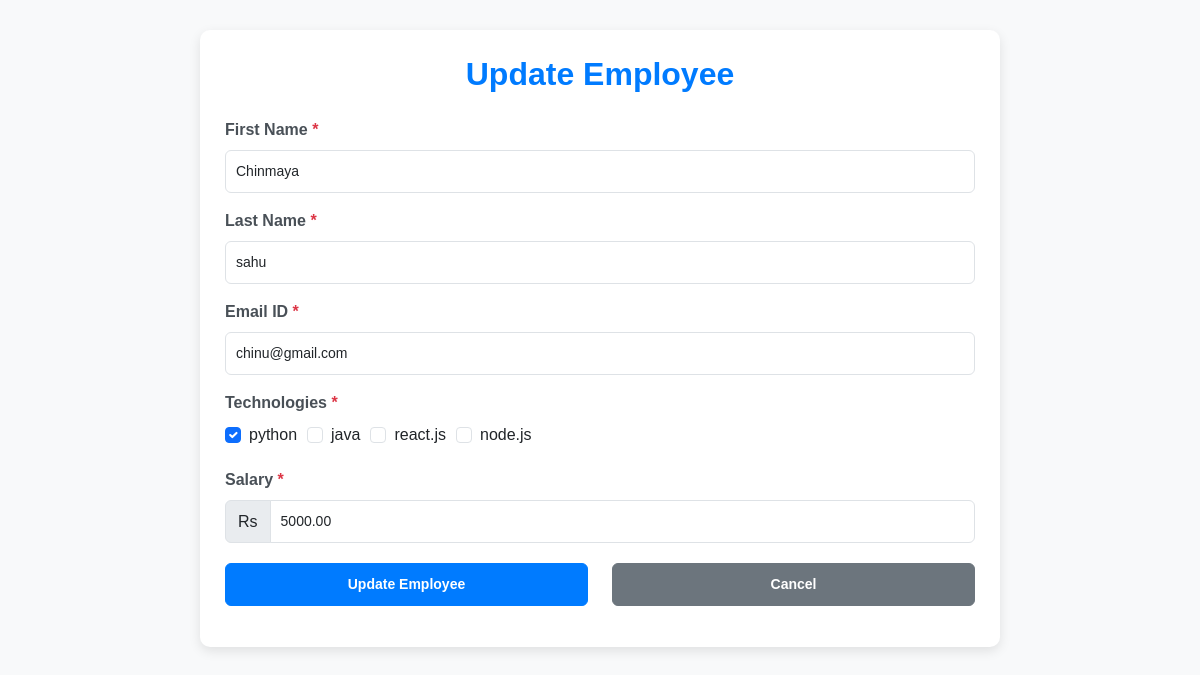
The app's page /tasks/update/1/ with its own data.
### taskapp/models.py (models this page shows, shortened)
class task(models.Model):  # Corrected model name to "Task" (follow PascalCase convention)
    first_name = models.CharField(max_length=30)
    last_name = models.CharField(max_length=30)
    mail_id = models.EmailField(max_length=100,unique=True)  # Changed to EmailField for better validation
    technology = models.ManyToManyField(Technology)  # Use ForeignKey for relationships
    salary = models.DecimalField(max_digits=10, decimal_places=2)
    updated_at = models.DateTimeField(auto_now=True)
    class Meta:
        ordering = ['-id']

class Technology(models.Model):  # Corrected model name to "Technology" (follow PascalCase convention)
    name = models.CharField(max_length=50)  # Added max_length to CharField (required)

### taskapp/views.py (the view)
# urls.py: path('tasks/update/<int:task_id>/',views.update_records,name='update'),
def update_records(request, task_id):
    task_instance = get_object_or_404(task, id=task_id)
    technologies = Technology.objects.all()
    if request.method == 'POST':
        first_name = request.POST['first_name'].strip()
        last_name = request.POST['last_name'].strip()
        mail_id = request.POST['mail_id'].strip()
        salary = float(request.POST['salary'].strip())
        selected_technologies = request.POST.getlist('technologies')  # Get selected technologies from the form
        errors = {}
        if not first_name:
            errors['first_name'] = "First name is required."
        elif len(first_name) < 3:
            errors['first_name'] = "First name must be at least 3 characters long."
        elif len(first_name) > 15:
            errors['first_name'] = "First name must be at most 15 characters long."
        elif not re.match(r'^[^\d\s][^\d]*$', first_name):
            errors['first_name'] = "First name must not contain numbers or start with a space."
        elif '  ' in first_name:  # Check for consecutive spaces
            errors['first_name'] = "First name must not contain consecutive spaces."
        if not last_name:
            errors['last_name'] = "Last name is required."
        elif len(last_name) < 3:
            errors['last_name'] = "Last name must be at least 3 characters long."
        elif len(last_name) > 15:
            errors['last_name'] = "Last name must be at most 15 characters long."
        elif not re.match(r'^[^\d\s][^\d]*$', last_name):
            errors['last_name'] = "First name must not contain numbers or start with a space."
        elif '  ' in last_name:  # Check for consecutive spaces
            errors['last_name'] = "Last name must not contain consecutive spaces."
        if not salary:
            errors['salary'] = "Salary is required."
        elif salary>9999999:
            errors['salary'] = "Salary must be less than 9999999."
        elif salary<=0:
            errors['salary'] = "Salary must be a positive number or greater then 0."
        else:
            try:
                salary = float(salary)
                if salary <= 0:
                    errors['salary'] = "Salary must be a positive number."
            except ValueError:
                errors['salary'] = "Salary must be a valid number."
        if not selected_technologies:
            errors['technologies'] = "At least one technology must be selected."
        if errors:
            return render(request, 'taskapp/update.html', {
                'task_instance': task_instance,
                'technologies': technologies,
                'selected_technologies': [int(tech) for tech in selected_technologies],  # Pass selected technologies back
                'errors': errors,
            })
        task_instance.first_name = first_name
        task_instance.last_name = last_name
        task_instance.mail_id = mail_id
        task_instance.salary = salary
        tech_objects = Technology.objects.filter(id__in=selected_technologies)
        task_instance.technology.set(tech_objects)  # Set the new technologies
        task_instance.save()
        messages.success(request, "Employee updated successfully!")
        return redirect('index')
    else:
        selected_technologies = task_instance.technology.values_list('id', flat=True)  # Get IDs of assigned technologies
    return render(request, 'taskapp/update.html', {
        'task_instance': task_instance,
        'technologies': technologies,
        'selected_technologies': selected_technologies,  # Pass selected technologies to the template
    })

### templates/taskapp/update.html (shortened to what this page needs)
 <!DOCTYPE html>
<html lang="en">
<head>
    <link rel="stylesheet" href="https://cdnjs.cloudflare.com/ajax/libs/bootstrap/5.3.0/css/bootstrap.min.css">
</head>
<body>
    <div class="container">
        <h2>Update Employee</h2>
        <form method="POST">
            <div class="mb-3">
                <label for="first_name" class="form-label">First Name <span class="text-danger">*</span></label>
                <input type="text" id="first_name" name="first_name" class="form-control" value="{{ task_instance.first_name }}" required>
            </div>
            <div class="mb-3">
                <label for="last_name" class="form-label">Last Name <span class="text-danger">*</span></label>
                <input type="text" id="last_name" name="last_name" class="form-control" value="{{ task_instance.last_name }}" required>
            </div>
            <div class="mb-3">
                <label for="mail_id" class="form-label">Email ID <span class="text-danger">*</span></label>
                <input type="email" id="mail_id" name="mail_id" class="form-control" value="{{ task_instance.mail_id }}" readonly>
            </div>
            <div class="mb-3">
                <label for="technologies" class="form-label">Technologies <span class="text-danger">*</span></label>
                <div class="checkbox-group">
                    {% for tech in technologies %}
                        <div class="form-check">
                            <input type="checkbox" class="form-check-input" name="technologies" value="{{ tech.id }}" id="tech_{{ tech.id }}"
                            {% if tech.id in selected_technologies %}checked{% endif %}>
                            <label class="form-check-label" for="tech_{{ tech.id }}">{{ tech.name }}</label>
                        </div>
                    {% endfor %}
                </div>
            </div>
            <div class="mb-3">
                <label for="salary" class="form-label">Salary <span class="text-danger">*</span></label>
                <div class="input-group">
                    <span class="input-group-text">Rs</span>
                    <input type="number" id="salary" name="salary" class="form-control" value="{{ task_instance.salary }}" required>
                </div>
            </div>
            <div class="row mb-3">
                <div class="col">
                    <button type="submit" class="btn btn-primary w-100">Update Employee</button>
                </div>
                <div class="col">
                    <a href="{% url 'index' %}" class="btn btn-secondary w-100">Cancel</a>
                </div>
            </div>
        </form>
    </div>
</body>
</html>

### templates/taskapp/update.html (style rules this page uses)
body { background-color: #f8f9fa; font-family: 'Arial', sans-serif; }
.container { margin-top: 30px; max-width: 800px; padding: 25px; background-color: white; border-radius: 10px; box-shadow: 0 4px 12px rgba(0, 0, 0, 0.1); }
h2 { text-align: center; color: #007bff; margin-bottom: 25px; font-weight: bold; }
.form-label { font-weight: 600; color: #495057; }
.form-control { border-radius: 6px; padding: 10px; font-size: 14px; }
.input-group-text { background-color: #e9ecef; border-radius: 6px 0 0 6px; font-weight: 500; }
.btn { font-size: 14px; padding: 10px; border-radius: 6px; font-weight: 600; }
.btn-primary { background-color: #007bff; border-color: #007bff; }
.btn-secondary { background-color: #6c757d; border-color: #6c757d; }
.checkbox-group { display: flex; flex-wrap: wrap; gap: 10px; }
.form-check { margin-bottom: 5px; }
.row.mb-3 { margin-top: 20px; }

### records on screen
task: first_name "Chinmaya", last_name "sahu", mail_id "chinu@gmail.com", salary "5000.00"
Technology: technologies "☑", name "python"
Technology: name "java"
Technology: name "react.js"
Technology: name "node.js"
